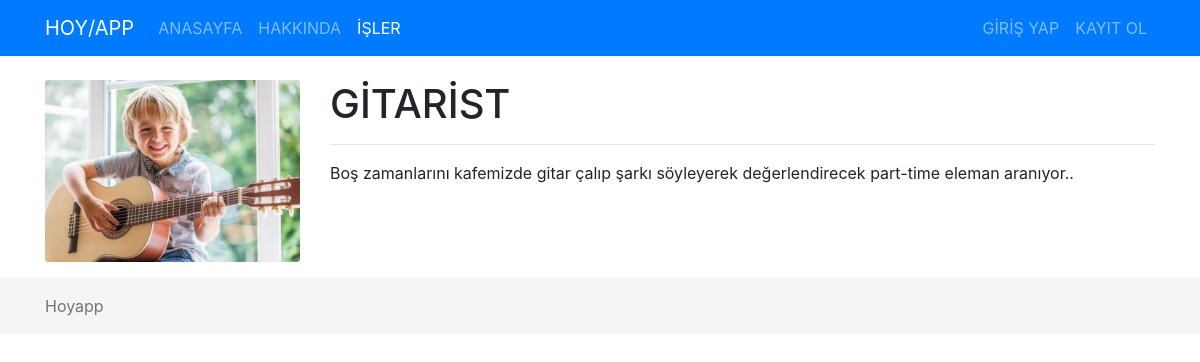
/movies/6, run on the app's committed database.
### movies/models.py (models this page shows, shortened)
class Movie(models.Model):
    name = models.CharField(max_length=100, verbose_name='İş Adı')
    description = models.TextField(verbose_name='İşin Açıklaması')
    image = models.CharField(max_length=50, verbose_name='İş Resmi')
    created_date = models.DateTimeField(auto_now_add=True, verbose_name='Eklenme Tarihi')
    isPublished = models.BooleanField(default= True)
    def get_image_path(self):
        return '/img/'+ self.image

### movies/views.py (the view)
# urls.py: path('<int:movie_id>', views.detail, name= 'detail'),
def detail(request, movie_id):
    movie = get_object_or_404(Movie, pk = movie_id)
    context = {
        'movie': movie
    }
    return render(request, 'movies/detail.html', context)

### templates/movies/detail.html
{% extends 'layout.html' %}
{% load static %}
{% block content %}
    <div class="row">
        <div class="col-md-3">
            <img class="card-img" src="{% static movie.get_image_path %}" alt="">
        </div>
        <div class="col-md-9">
            <h1>{{ movie.name }}</h1>
            <hr>
            <p>
                {{ movie.description }}
            </p>
        </div>
    </div>
{% endblock %}

### data on the page
Movie: image (picture), name "GİTARİST", description "Boş zamanlarını kafemizde gitar çalıp şarkı söyleyerek değerlendirecek part-time eleman aranıyor.."
